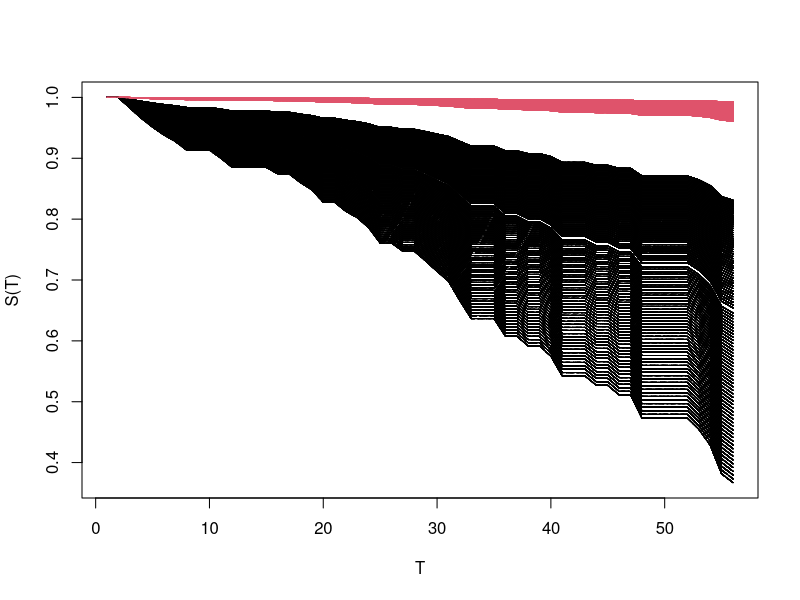
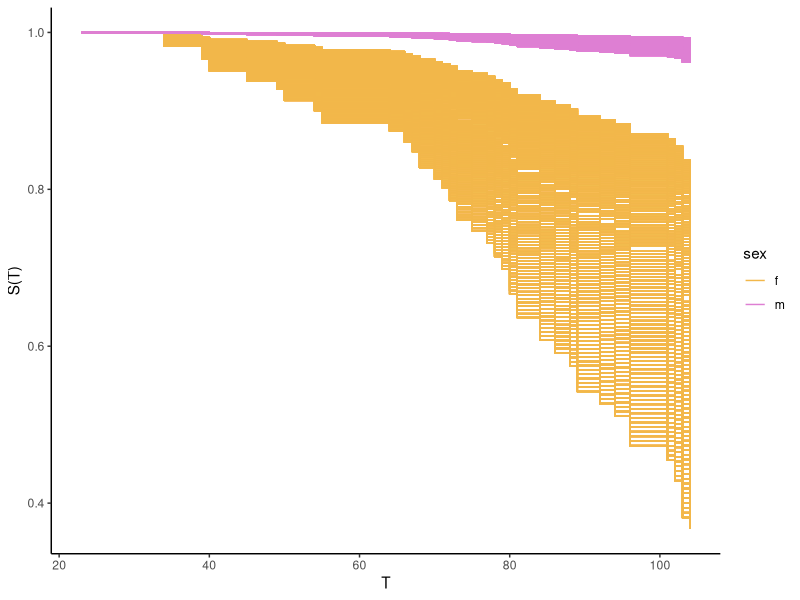

Recreate these plots in R, in order.
library(survival)
library(ggplot2)

df = rats[sample(300, 10000, TRUE), ]
p = survfit(coxph(Surv(time, status) ~ ., data = df), newdata = df)
matplot(p$surv, type = "l", col = (df$sex == "m") + 1, ylab = "S(T)", xlab = "T")

rp = reshape2::melt(p$surv) |>
  dplyr::mutate(
    Var1 = rep(sort(unique(rats$time)), 10000),
    sex = rep(df$sex, each = 56)
  )

ggplot(rp, aes(x = Var1, y = value, group = Var2, color = sex)) +
  geom_step() +
  theme_classic() +
  labs(y = "S(T)", x = "T") +
  scale_color_manual(values = c("m" = "#de7fd3", "f" = "#f2b74a"))
